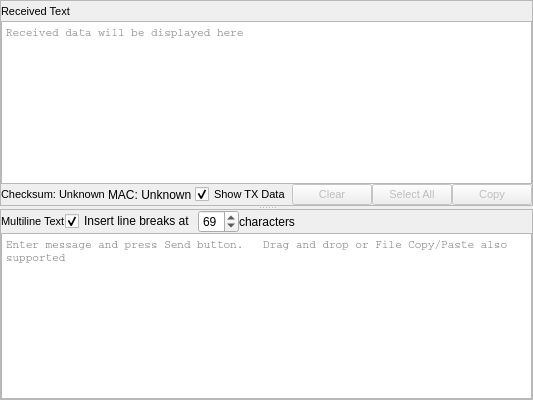
         <widget class="QSplitter" name="splitter">
          <property name="autoFillBackground">
           <bool>false</bool>
          </property>
          <property name="orientation">
           <enum>Qt::Vertical</enum>
          </property>
          <property name="handleWidth">
           <number>3</number>
          </property>
          <widget class="QFrame" name="frameReceivedText">
           <property name="autoFillBackground">
            <bool>false</bool>
           </property>
           <property name="frameShape">
            <enum>QFrame::StyledPanel</enum>
           </property>
           <property name="frameShadow">
            <enum>QFrame::Raised</enum>
           </property>
           <layout class="QVBoxLayout" name="verticalLayout">
            <property name="spacing">
             <number>0</number>
            </property>
            <property name="leftMargin">
             <number>0</number>
            </property>
            <property name="topMargin">
             <number>0</number>
            </property>
            <property name="rightMargin">
             <number>0</number>
            </property>
            <property name="bottomMargin">
             <number>0</number>
            </property>
            <item>
             <layout class="QHBoxLayout" name="horizontalLayout_25">
              <item>
               <widget class="QLabel" name="labelReceivedData">
                <property name="font">
                 <font>
                  <pointsize>8</pointsize>
                 </font>
                </property>
                <property name="autoFillBackground">
                 <bool>false</bool>
                </property>
                <property name="frameShape">
                 <enum>QFrame::NoFrame</enum>
                </property>
                <property name="text">
                 <string>Received Text</string>
                </property>
               </widget>
              </item>
              <item>
               <spacer name="horizontalSpacer_5">
                <property name="orientation">
                 <enum>Qt::Horizontal</enum>
                </property>
                <property name="sizeHint" stdset="0">
                 <size>
                  <width>40</width>
                  <height>20</height>
                 </size>
                </property>
               </spacer>
              </item>
             </layout>
            </item>
            <item>
             <widget class="QTextBrowser" name="textBrowserReceivedData">
              <property name="enabled">
               <bool>true</bool>
              </property>
              <property name="maximumSize">
               <size>
                <width>16777215</width>
                <height>16777215</height>
               </size>
              </property>
              <property name="font">
               <font>
                <family>Courier</family>
                <pointsize>8</pointsize>
               </font>
              </property>
              <property name="acceptDrops">
               <bool>true</bool>
              </property>
              <property name="toolTip">
               <string>Received data will be displayed here</string>
              </property>
              <property name="readOnly">
               <bool>true</bool>
              </property>
              <property name="placeholderText">
               <string>Received data will be displayed here</string>
              </property>
             </widget>
            </item>
            <item>
             <layout class="QHBoxLayout" name="horizontalLayout_2">
              <item>
               <widget class="QLabel" name="labelCheckSum">
                <property name="font">
                 <font>
                  <pointsize>8</pointsize>
                 </font>
                </property>
                <property name="toolTip">
                 <string>Checksum status shows here</string>
                </property>
                <property name="autoFillBackground">
                 <bool>false</bool>
                </property>
                <property name="text">
                 <string>Checksum: Unknown</string>
                </property>
               </widget>
              </item>
              <item>
               <spacer name="horizontalSpacer">
                <property name="orientation">
                 <enum>Qt::Horizontal</enum>
                </property>
                <property name="sizeHint" stdset="0">
                 <size>
                  <width>40</width>
                  <height>20</height>
                 </size>
                </property>
               </spacer>
              </item>
              <item>
               <widget class="QLabel" name="labelMessageAuthentication">
                <property name="enabled">
                 <bool>true</bool>
                </property>
                <property name="toolTip">
                 <string>Message Authentication</string>
                </property>
                <property name="text">
                 <string>MAC: Unknown</string>
                </property>
               </widget>
              </item>
              <item>
               <spacer name="horizontalSpacer_14">
                <property name="orientation">
                 <enum>Qt::Horizontal</enum>
                </property>
                <property name="sizeHint" stdset="0">
                 <size>
                  <width>40</width>
                  <height>20</height>
                 </size>
                </property>
               </spacer>
              </item>
              <item>
               <widget class="QCheckBox" name="checkBoxDisplayTXData">
                <property name="font">
                 <font>
                  <pointsize>8</pointsize>
                 </font>
                </property>
                <property name="toolTip">
                 <string>Displays TX data when sent</string>
                </property>
                <property name="text">
                 <string>Show TX Data</string>
                </property>
                <property name="checked">
                 <bool>true</bool>
                </property>
               </widget>
              </item>
              <item>
               <widget class="QPushButton" name="pushButtonClearRx">
                <property name="enabled">
                 <bool>false</bool>
                </property>
                <property name="maximumSize">
                 <size>
                  <width>16777215</width>
                  <height>16777215</height>
                 </size>
                </property>
                <property name="font">
                 <font>
                  <pointsize>8</pointsize>
                 </font>
                </property>
                <property name="toolTip">
                 <string>Clears the received data window</string>
                </property>
                <property name="text">
                 <string>Clear</string>
                </property>
               </widget>
              </item>
              <item>
               <widget class="QPushButton" name="pushButtonSelectRx">
                <property name="enabled">
                 <bool>false</bool>
                </property>
                <property name="maximumSize">
                 <size>
                  <width>16777215</width>
                  <height>16777215</height>
                 </size>
                </property>
                <property name="font">
                 <font>
                  <pointsize>8</pointsize>
                 </font>
                </property>
                <property name="toolTip">
                 <string>Selects all text in received data window</string>
                </property>
                <property name="text">
                 <string>Select All</string>
                </property>
               </widget>
              </item>
              <item>
               <widget class="QPushButton" name="pushButtonCopyRx">
                <property name="enabled">
                 <bool>false</bool>
                </property>
                <property name="maximumSize">
                 <size>
                  <width>16777215</width>
                  <height>16777215</height>
                 </size>
                </property>
                <property name="font">
                 <font>
                  <pointsize>8</pointsize>
                 </font>
                </property>
                <property name="toolTip">
                 <string>Copies all selected text in received data window</string>
                </property>
                <property name="text">
                 <string>Copy</string>
                </property>
               </widget>
              </item>
             </layout>
            </item>
           </layout>
          </widget>
          <widget class="QFrame" name="frameMultiLineText">
           <property name="autoFillBackground">
            <bool>false</bool>
           </property>
           <property name="frameShape">
            <enum>QFrame::StyledPanel</enum>
           </property>
           <property name="frameShadow">
            <enum>QFrame::Raised</enum>
           </property>
           <layout class="QVBoxLayout" name="verticalLayout_3">
            <property name="spacing">
             <number>0</number>
            </property>
            <property name="leftMargin">
             <number>0</number>
            </property>
            <property name="topMargin">
             <number>0</number>
            </property>
            <property name="rightMargin">
             <number>0</number>
            </property>
            <property name="bottomMargin">
             <number>0</number>
            </property>
            <item>
             <layout class="QHBoxLayout" name="horizontalLayout_24">
              <item>
               <widget class="QLabel" name="label_2">
                <property name="font">
                 <font>
                  <pointsize>8</pointsize>
                 </font>
                </property>
                <property name="text">
                 <string>Multiline Text</string>
                </property>
               </widget>
              </item>
              <item>
               <layout class="QHBoxLayout" name="horizontalLayout_22">
                <property name="spacing">
                 <number>0</number>
                </property>
                <item>
                 <widget class="QCheckBox" name="checkBoxInsertLineBreaks">
                  <property name="text">
                   <string>Insert line breaks at </string>
                  </property>
                  <property name="checked">
                   <bool>true</bool>
                  </property>
                 </widget>
                </item>
                <item>
                 <widget class="QSpinBox" name="spinBoxLineLength">
                  <property name="value">
                   <number>69</number>
                  </property>
                 </widget>
                </item>
                <item>
                 <widget class="QLabel" name="label">
                  <property name="text">
                   <string>characters</string>
                  </property>
                 </widget>
                </item>
                <item>
                 <spacer name="horizontalSpacer_12">
                  <property name="orientation">
                   <enum>Qt::Horizontal</enum>
                  </property>
                  <property name="sizeHint" stdset="0">
                   <size>
                    <width>40</width>
                    <height>20</height>
                   </size>
                  </property>
                 </spacer>
                </item>
               </layout>
              </item>
             </layout>
            </item>
            <item>
             <widget class="QPlainTextEdit" name="plainTextEditSendData">
              <property name="maximumSize">
               <size>
                <width>16777215</width>
                <height>16777215</height>
               </size>
              </property>
              <property name="font">
               <font>
                <family>Courier</family>
                <pointsize>8</pointsize>
               </font>
              </property>
              <property name="acceptDrops">
               <bool>true</bool>
              </property>
              <property name="toolTip">
               <string>Enter complete message and press Send button.   Drag and drop or File Copy/Paste also supported</string>
              </property>
              <property name="tabChangesFocus">
               <bool>true</bool>
              </property>
              <property name="placeholderText">
               <string>Enter message and press Send button.   Drag and drop or File Copy/Paste also supported</string>
              </property>
             </widget>
            </item>
           </layout>
          </widget>
         </widget>
